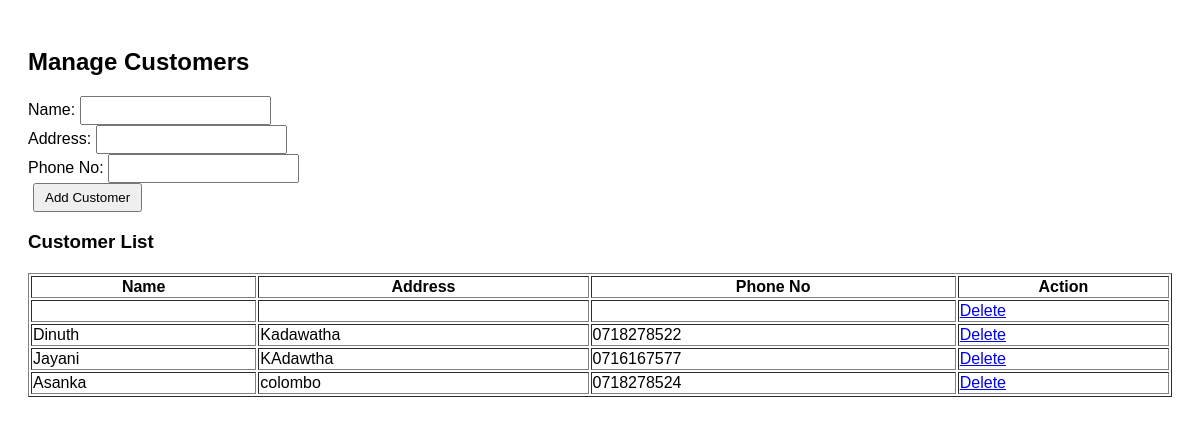
The page /manage-customer.php on the database its author committed.
### tables this page shows
CREATE TABLE IF NOT EXISTS `customers` (
  `id` int NOT NULL AUTO_INCREMENT,
  `name` varchar(255) NOT NULL,
  `address` text NOT NULL,
  `phone` varchar(20) NOT NULL,
  PRIMARY KEY (`id`)
);

### manage-customer.php (the view, shortened to what this page needs)
<?php include 'db.php';
?>
<!DOCTYPE html>
<html>
<head>
    <link rel="stylesheet" href="style.css">
</head>
<body>
    <h2>Manage Customers</h2>
    <form method="POST">
        <label>Name:</label>
        <input type="text" name="name" required><br>
        <label>Address:</label>
        <input type="text" name="address" required><br>
        <label>Phone No:</label>
        <input type="text" name="phone" required><br>
        <button type="submit" name="add_customer">Add Customer</button>
    </form>
    <h3>Customer List</h3>
    <table border="1">
        <tr><th>Name</th><th>Address</th><th>Phone No</th><th>Action</th></tr>
        <?php
        $result = $conn->query("SELECT * FROM customers ORDER BY id DESC");
        while ($row = $result->fetch_assoc()) {
            echo "<tr>
                    <td>{$row['name']}</td>
                    <td>{$row['address']}</td>
                    <td>{$row['phone']}</td>
                    <td><a href='manage-customer.php?delete={$row['id']}' onclick=\"return confirm('Are you sure?');\">Delete</a></td>
                  </tr>";
        }
        ?>
    </table>
</body>
</html>

### style.css (style rules this page uses)
body { font-family: Arial, sans-serif; padding: 20px; }
table { width: 100%; margin-top: 20px; }
input[type="text"] { padding: 5px; }
button { padding: 5px 10px; margin-left: 5px; }

### rows shown on the page
customers: name "Dinuth", address "Kadawatha", phone "0718278522"
customers: name "Jayani", address "KAdawtha", phone "0716167577"
customers: name "Asanka", address "colombo", phone "0718278524"
